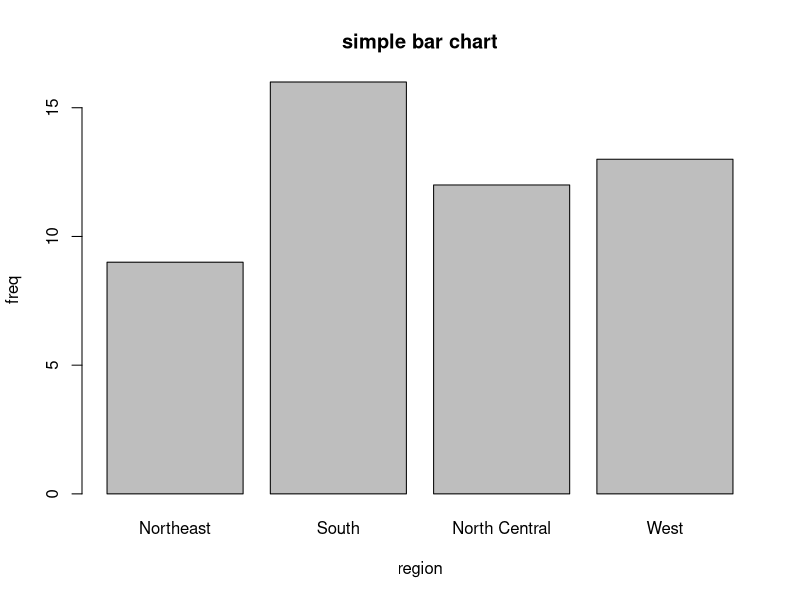
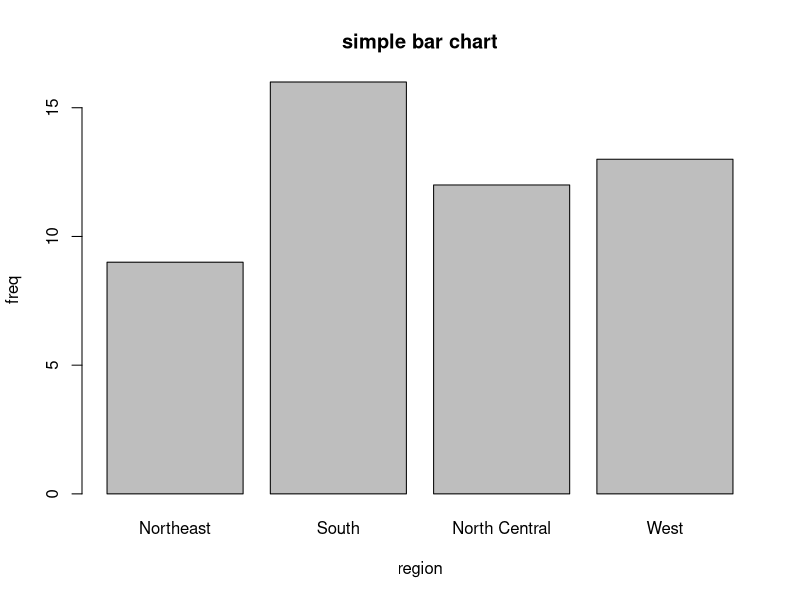
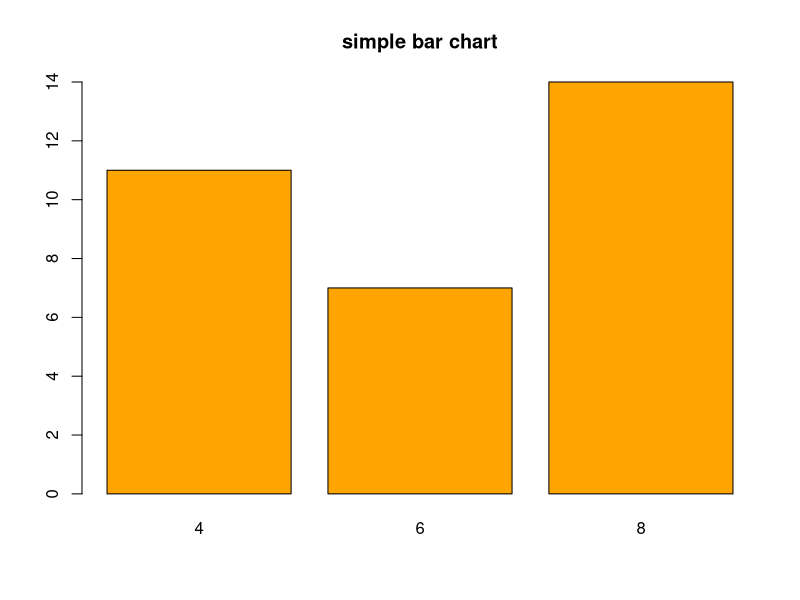
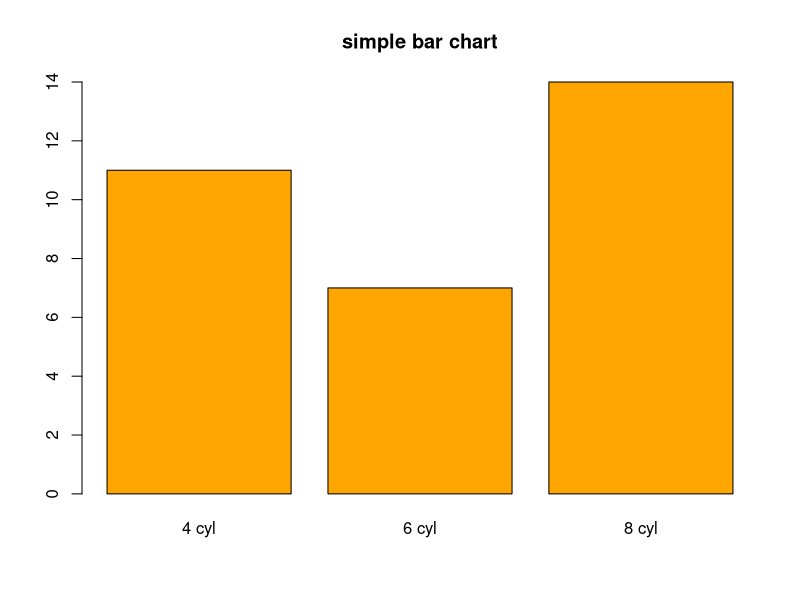
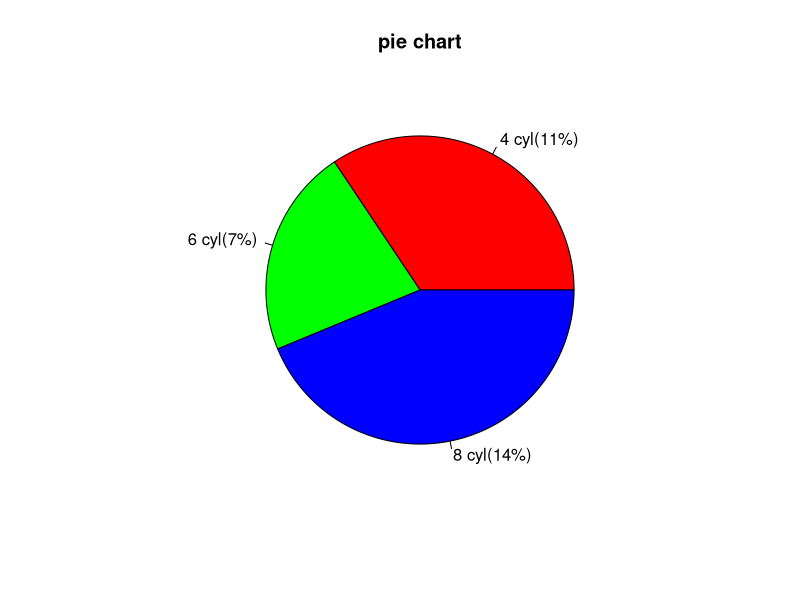
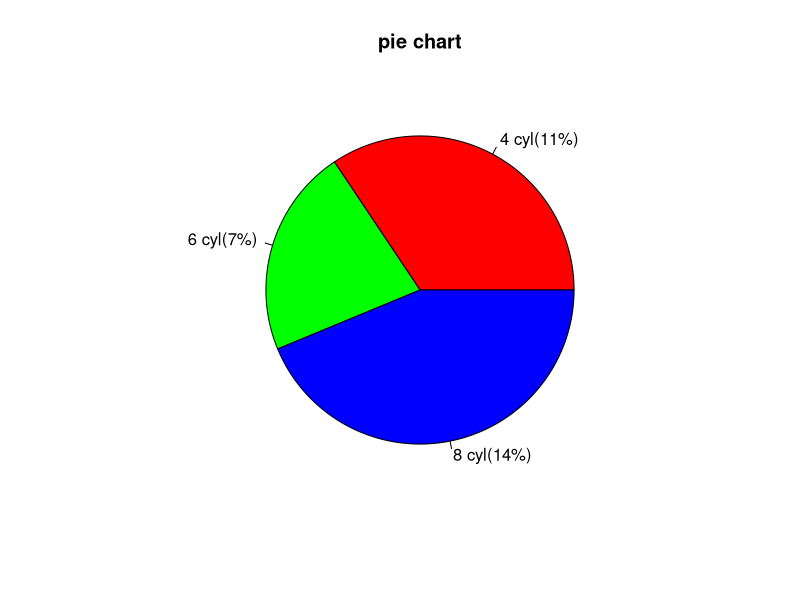
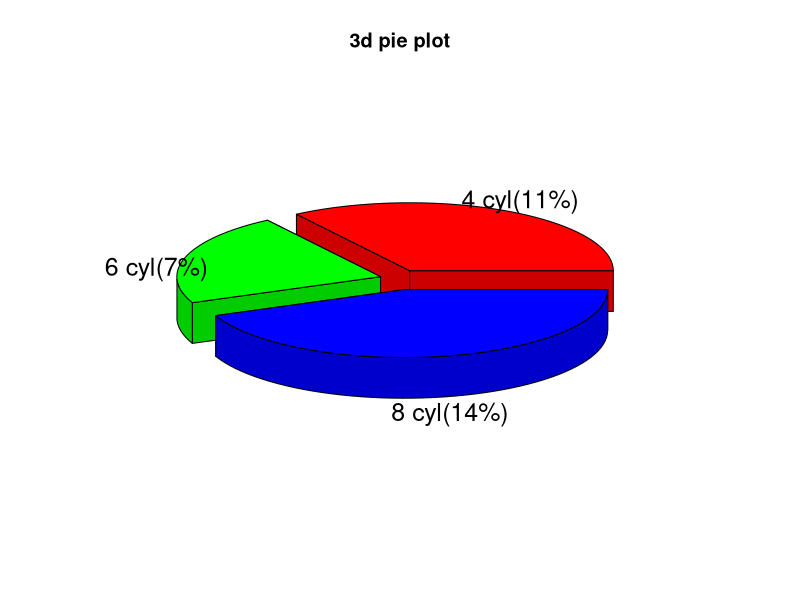
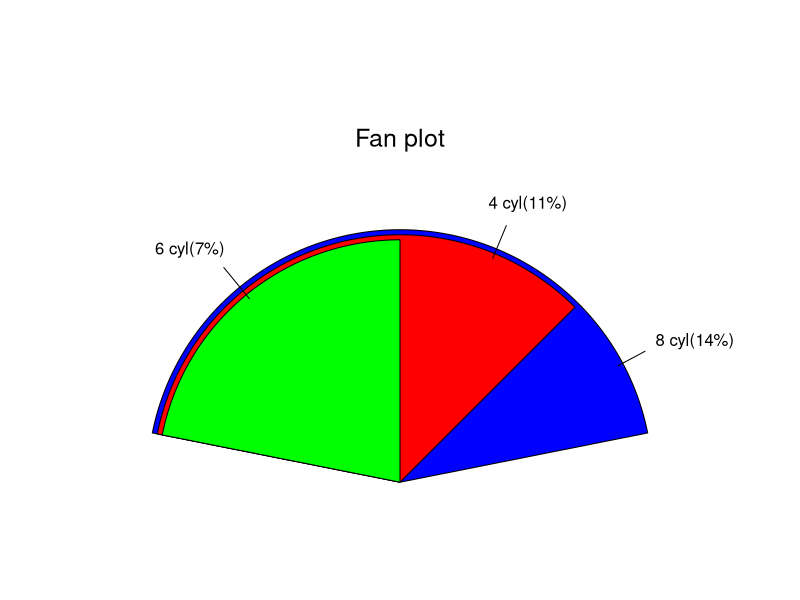

Recreate these plots in R, in order.
rm(list = ls()); gc(reset = T)

# ----------------------------
counts = table(state.region)
counts
barplot(counts, main = "simple bar chart", 
        xlab = "region", ylab = "freq")

# ----------------------------
counts = table(state.region)
counts
barplot(counts, main = "simple bar chart", 
        xlab = "region", ylab = "freq")

# ----------------------------
freq.cyl =table(mtcars$cyl)
barplot(freq.cyl, main = "simple bar chart", col ="orange")

# ----------------------------
cyl.name =  c("4 cyl", "6 cyl", "8 cyl")
barplot(freq.cyl, main = "simple bar chart", col ="orange",
        names.arg = cyl.name)

# ----------------------------
cyl.name2 = paste0( cyl.name, "(", freq.cyl, "%)")
pie(freq.cyl, labels = cyl.name2, 
    col = rainbow(length(freq.cyl)), main = "pie chart")

# ----------------------------
cyl.name2 = paste0( cyl.name, "(", freq.cyl, "%)")
pie(freq.cyl, labels = cyl.name2, 
    col = rainbow(length(freq.cyl)), main = "pie chart")

# ----------------------------
if(!require(plotrix)){install.packages("plotrix"); library(plotrix)}
pie3D(freq.cyl, labels = cyl.name2, explode = 0.1, main = "3d pie plot")

# ----------------------------
fan.plot(freq.cyl, labels = cyl.name2, main = "Fan plot")

# ----------------------------
if(!require(vcd)){install.packages("vcd"); library(vcd)}

head(Arthritis, n = 3)

# ----------------------------
my.table <- xtabs( ~ Treatment + Improved, data = Arthritis)
my.table

# ----------------------------
barplot( my.table,
         xlab = "Improved", ylab = "Frequency", legend.text = TRUE,
         col = c("green", "red"))

# ----------------------------
barplot( t(my.table),
         xlab = "Improved", ylab = "Frequency", legend.text = TRUE,
         col = c("green", "red", "orange"))

# ----------------------------
t(my.table)

# ----------------------------
barplot( t(my.table),
         xlab = "Improved", ylab = "Frequency", legend.text = TRUE,
         col = c("green", "red", "orange"))

# ----------------------------
tmp = c("buckled", "unbuckled")
belt <- matrix( c(58, 2, 8, 16), ncol = 2, 
                dimnames = list(parent = tmp, child = tmp))
belt

# ----------------------------
spine(belt, main="spine plot for child seat-belt usage",
      gp = gpar(fill = c("green", "red")))


# ----------------------------
x = rnorm(100)
boxplot(x, main = "boxplot", col ='lightblue')

# ----------------------------
x = faithful$waiting
hist(faithful$waiting, nclass = 8)

# ----------------------------
x = faithful$waiting
hist(faithful$waiting, breaks = seq(min(x), max(x), length = 10),
     probability = T)

# ----------------------------
x = faithful$waiting
hist(faithful$waiting, nclass = 10, probability = T)
lines(density(x), col = "red", lwd = 2)

# ----------------------------
if(!require(vioplot)){install.packages("vioplot"); library(vioplot)}

x = rpois(1000, lambda = 3)
vioplot(x, col = "lightblue")

# ----------------------------
x = rpois(1000, lambda = 3)
vioplot(x, col = "lightblue", names = 'variable')

# ----------------------------
attach(mtcars)
boxplot(mpg~cyl, data = mtcars, names = c('4 cyl','6 cyl', '8 cyl'),
        main = "MPG dist by cylinder")

# ----------------------------
hist(mpg[cyl==4], xlab="MPG", main = "MPG dist by cylinder",
     xlim = c(5, 40),  ylim = c(0,10), col = 'lightblue',
     nclass = trunc(sqrt(length(mpg[cyl==4]))))
hist(mpg[cyl==6], xlab="MPG", main = "MPG dist by cylinder",
     xlim = c(5, 40),  ylim = c(0,10), col = 'orange',
     nclass = trunc(sqrt(length(mpg[cyl==6]))), add= TRUE)
hist(mpg[cyl==8], xlab="MPG", main = "MPG dist by cylinder",
     xlim = c(5, 40),  ylim = c(0,10), col = 'red',
     nclass = trunc(sqrt(length(mpg[cyl==8]))), add= TRUE)

# ----------------------------
par(mfrow = c(3,1))
hist(mpg[cyl==4], xlab="MPG", main = "MPG dist by cylinder",
     xlim = c(5, 40),  ylim = c(0,10), col = 'lightblue',
     nclass = trunc(sqrt(length(mpg[cyl==4]))))
hist(mpg[cyl==6], xlab="MPG", main = "MPG dist by cylinder",
     xlim = c(5, 40),  ylim = c(0,10), col = 'orange',
     nclass = trunc(sqrt(length(mpg[cyl==6]))))
hist(mpg[cyl==8], xlab="MPG", main = "MPG dist by cylinder",
     xlim = c(5, 40),  ylim = c(0,10), col = 'red',
     nclass = trunc(sqrt(length(mpg[cyl==8]))))

# ----------------------------
plot(density(mpg[cyl==4]), xlab="MPG", main = "MPG dist by cylinder",
     xlim = c(5, 40), ylim = c(0.,0.26))
lines(density(mpg[cyl==6]), col = "red", lty = 2)
lines(density(mpg[cyl==8]), col = "blue", lty = 3)      
legend("topright", paste(c(4,6,8), "Cylinder"),
       col = c("black","red", "blue"),
       lty = c(1,2,3), lwd = 3, bty ="n")

# ----------------------------
tmp = c("buckled", "unbuckled")
belt <- matrix( c(58, 2, 8, 16), ncol = 2, 
                dimnames = list(parent = tmp, child = tmp))
belt

# ----------------------------
barplot( t(belt), main = "Stacked Bar chart for child seat-belt usage",
         xlab = "parent", ylab = "Frequency", legend.text = TRUE,
         col = c("green", "red"))
